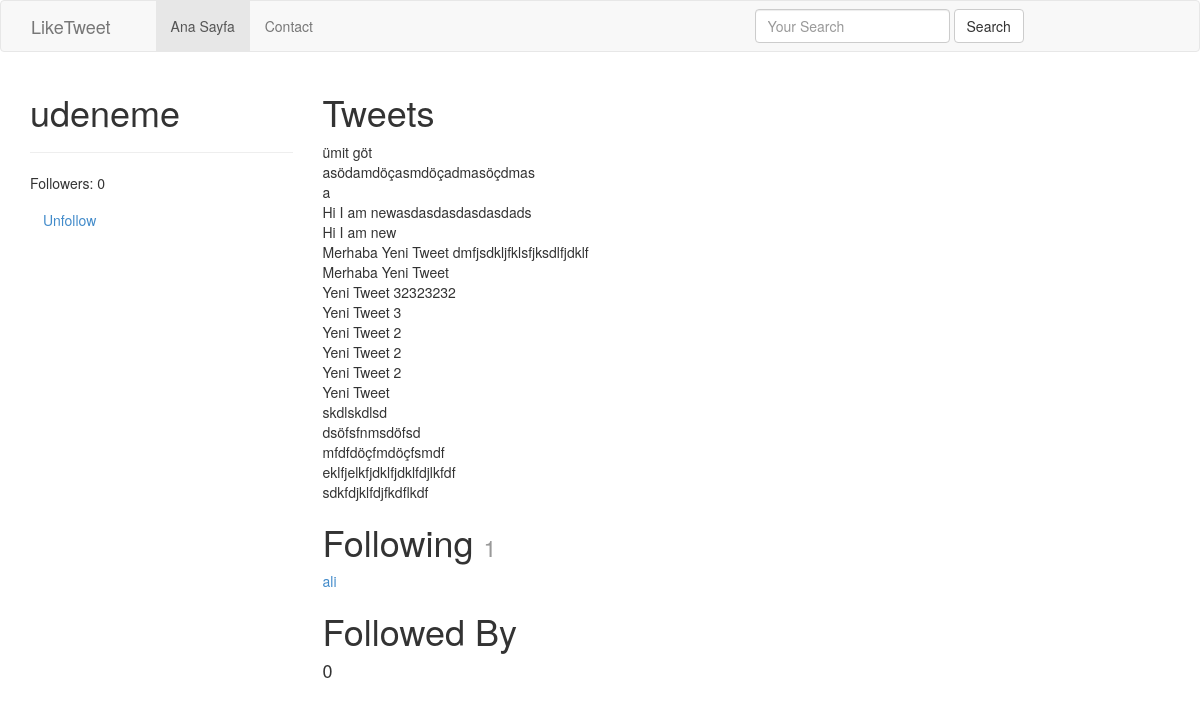
Before: /udeneme/ (signed in) with the older database file.
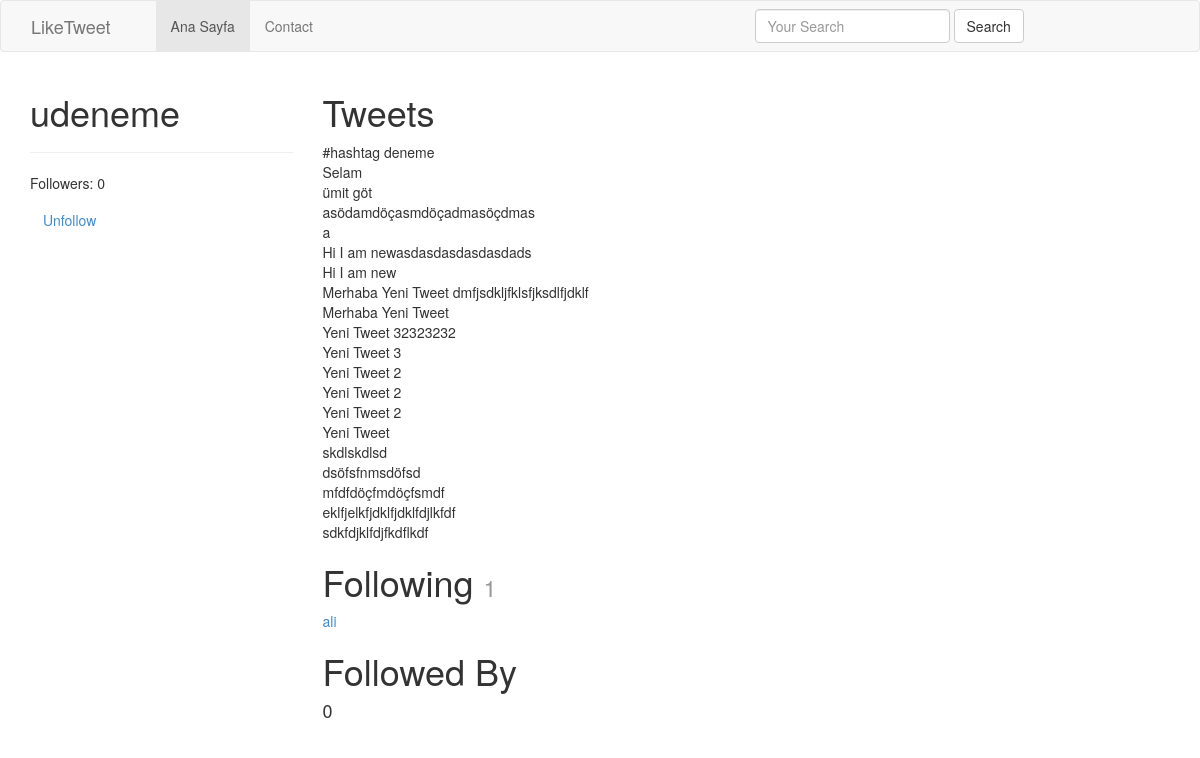
After: the same page with the newer database file.
### accounts/models.py (models this page shows, shortened)
class UserProfile(models.Model):
	user = models.OneToOneField(settings.AUTH_USER_MODEL, related_name='profile')
	following = models.ManyToManyField(settings.AUTH_USER_MODEL, blank=True, related_name='followed_by')
	objects = UserProfileManager()
	def __str__(self):
		return str(self.following.all().count())
	def get_following(self):
		users = self.following.all()
		return users.exclude(username=self.user.username)
	def get_follow_url(self):
		return reverse_lazy("profiles:follow", kwargs={"username":self.user.username})

### tweets/models.py (models this page shows, shortened)
class Tweet(models.Model):
	user 		= models.ForeignKey(settings.AUTH_USER_MODEL)
	content 	= models.CharField(max_length=140, validators=[validate_content])
	updated 	= models.DateTimeField(auto_now=True)
	timestamp 	= models.DateTimeField(auto_now_add=True)
	def __str__(self):
		return str(self.content)
	class Meta:
		ordering = ['-timestamp']

### accounts/views.py (the view)
# urls.py: url(r'^(?P<username>[\w.@+-]+)/$', UserDetailView.as_view(), name="detail"), #/tweet/1
class UserDetailView(DetailView):
	template_name = 'accounts/user_detail.html'
	queryset = User.objects.all()
	def get_object(self):
		return get_object_or_404(User, username__iexact=self.kwargs.get("username")) # ??
	def get_context_data(self, *args, **kwargs):
		context = super(UserDetailView, self).get_context_data(*args, **kwargs)
		following = UserProfile.objects.is_following(self.request.user, self.get_object())
		context['following'] = following
		return context

### accounts/models.py (called while the page is built)
	def all(self):
		qs = self.get_queryset().all()
		try:
			print(qs)
			if self.instance:
				qs = qs.exclude(user=self.instance)
				print(qs)
		except:
			pass
		return qs

	def is_following(self, user, followed_by_user):
		user_profile, created = UserProfile.objects.get_or_create(user=user)
		if created:
			return False
		if followed_by_user in user_profile.following.all():
			return True
		return False

### accounts/templates/accounts/user_detail.html (shortened to what this page needs)
{% extends "base.html" %}
{% block content %}
	<div class="row">
		<div class="col-sm-3 col-xs-12" >
			<h1>{{ object.username }}</h1>
			<hr>
			<p>Followers: {{ object.followed_by.all.count }}</p>
			<p> <a class="btn btn-link" href='{{ object.profile.get_follow_url }}'>
				{% if following %} Unfollow {% else %} Follow {% endif %}
				</a>
			</p>
		</div>
		<div class="col-sm-9 col-xs-12">
			<h1>Tweets</h1>
			{% for tweet in object.tweet_set.all %}
				{{ tweet }}<br>
			{% endfor %}
			<h1>Following <small>{{ object.profile.get_following.count }}</small></h1>
			{% for user in object.profile.get_following %}
				<a href="/{{ user.username }}">{{ user.username }}</a><br>
			{% empty %}
				<h4>0</h4>
			{% endfor %}
			<h1>Followed By</h1>
			{% for profile in object.followed_by.all %}
				<a href="/{{ profile.user.username }}">{{ profile.user.username }}</a><br>
			{% empty %}
				<h4>0</h4>
			{% endfor %}
		</div>
	</div>
{% endblock content %}

### templates/base.html (shortened to what this page needs)
{% load static %}
<!DOCTYPE html>
<html lang="en">
  <head>
    <link rel="stylesheet" href="{% static 'css/bootstrap.css' %}">
  </head>
  <body>
    {% include "navbar.html" %}
      <div class="container">
          {% block content %}
          {% endblock content %}
      </div>
  </body>
</html>

### templates/navbar.html (shortened to what this page needs)
<nav class="navbar navbar-default" role="navigation">
  <div class="navbar-header">
    <div class="col-sm-2 col-md-2">
        <a class="navbar-brand" href="#">LikeTweet</a>
    </div>
  </div>
  <div class="collapse navbar-collapse" id="bs-example-navbar-collapse-1">
    <div class="col-sm-6 col-md-6">
        <ul class="nav navbar-nav">
          <li class="active"><a href="#">Ana Sayfa</a></li>
          <li><a href="#"> Contact</a></li>
        </ul>
    </div>
    <div class="col-sm-4 col-md-4">
        {% include "tweets/search_form.html" %}
    </div>
  </div>
</nav>

### tweets/templates/tweets/search_form.html
<form id='navbar-search-form' class="navbar-form" role="search" method="GET" action='{% url "tweet:list" %}'>
	<div class="form-group">
		<input class="form-control" type="text" name="q" placeholder="Your Search" value='{{ request.GET.q }}' />
		</div>
	<input class="btn btn-default" type="submit" value="Search" />
</form>

Changed rows visible on the page:
added Tweet: content "#hashtag deneme"
added Tweet: content "Selam"
